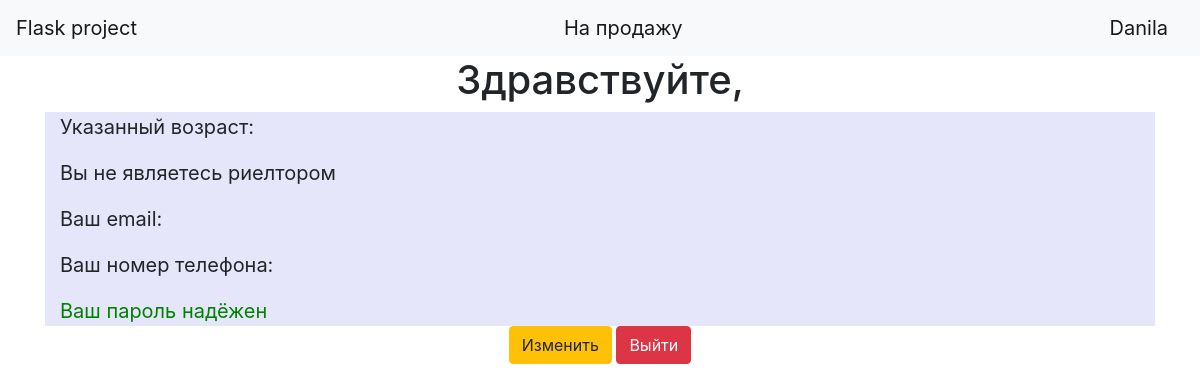
The app's page /user/3 (signed in), older data.
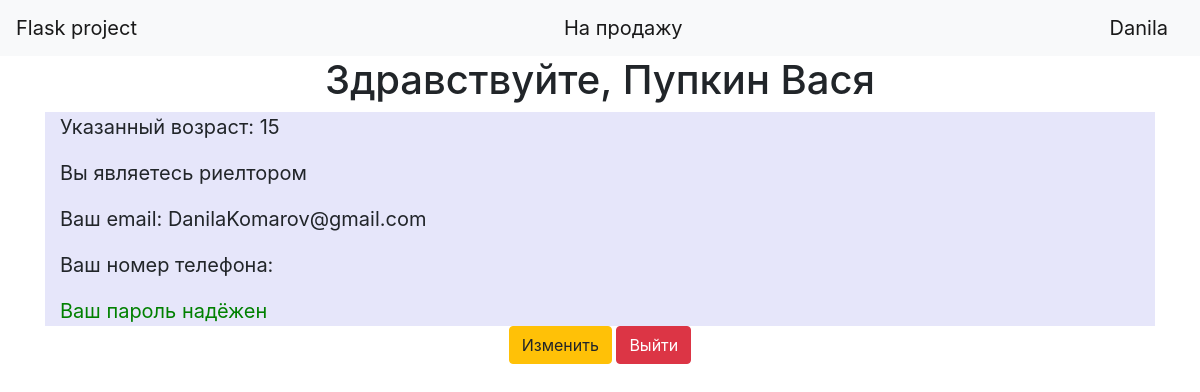
The same page, newer data.
### data/users.py (models this page shows, shortened)
class User(SqlAlchemyBase, UserMixin):
    __tablename__ = 'users'
    id = sqlalchemy.Column(sqlalchemy.Integer, primary_key=True, autoincrement=True)
    surname = sqlalchemy.Column(sqlalchemy.String, nullable=True)
    name = sqlalchemy.Column(sqlalchemy.String, nullable=True)
    age = sqlalchemy.Column(sqlalchemy.Integer, nullable=True)
    is_realtor = sqlalchemy.Column(sqlalchemy.Boolean)
    email = sqlalchemy.Column(sqlalchemy.String, unique=True)
    phone = sqlalchemy.Column(sqlalchemy.String, nullable=True)
    hashed_password = sqlalchemy.Column(sqlalchemy.String, nullable=True)
    sort = sqlalchemy.Column(sqlalchemy.String, nullable=True)

### main.py (the view)
@app.route('/user/<int:id>')
@login_required
def show_user(id):
    user = session.query(User).filter(User.id == id).first()
    return render_template('show_user.html', title="Личный кабинет", user=user)

### main.py (called while the page is built)
@login_manager.user_loader
def load_user(user_id):
    return session.query(User).get(user_id)

### templates/show_user.html (shortened to what this page needs)
<!DOCTYPE html>
<html lang="en">
    <head>
        <link rel="stylesheet" type="text/css" href="/static/css/style.css"/>
    </head>
    <body>
        {% extends "base.html" %}
        {% block content %}
            <h1 class='text-center'>Здравствуйте, {{user.surname}} {{user.name}}</h1>
            <div class='container'>
                <p>Указанный возраст: {{user.age}}</p>
                {% if user.is_realtor %}
                    <p>Вы являетесь риелтором</p>
                {% else %}
                    <p>Вы не являетесь риелтором</p>
                {% endif %}
                <p>Ваш email: {{user.email}}</p>
                <p>Ваш номер телефона: {{user.phone}}</p>
                <font color='green'>Ваш пароль надёжен</font>
            </div>
            <div class='text-center'>
                <a type="button" class="btn btn-warning" href="/change_user/{{user.id}}">Изменить</a>
                <a type="button" class="btn btn-danger" href='/logout'>Выйти</a>
            </div>
        {% endblock %}

### templates/base.html (shortened to what this page needs)
<!doctype html>
<html lang="en">
    <head>
        <link rel="stylesheet"
          href="https://stackpath.bootstrapcdn.com/bootstrap/4.4.1/css/bootstrap.min.css"
>
    </head>
    <body>
        <header>
            <nav class="navbar navbar-light bg-light">
                <a class="navbar-brand" href="#">Flask project</a>
                <a class="navbar-brand" href="/">На продажу</a>
                {% if current_user.is_authenticated %}
                    <a class="navbar-brand" href="/user/{{current_user.id}}">{{ current_user.name }}</a>
                {% else %}
                    <p>
                        <a class="btn btn-primary " href="/register">Зарегистрироваться</a>
                        <a class="btn btn-success" href="/login">Войти</a>
                    </p>
                {% endif %}
            </nav>
        </header>
        <main role="main" class="container">
            {% block content %}{% endblock %}
        </main>
    </body>
</html>

### static/css/style.css (style rules this page uses)
div.container { border: 2px gray; background-color: lavender; font-size: 20px; }

Row changes from the older to the newer data that the page shows:
added User: surname "Пупкин", name "Вася", age "15", email "DanilaKomarov@gmail.com"
Text that changed along with them:
text no longer shown: "Вы не являетесь риелтором"
text now shown: "Вы являетесь риелтором"
